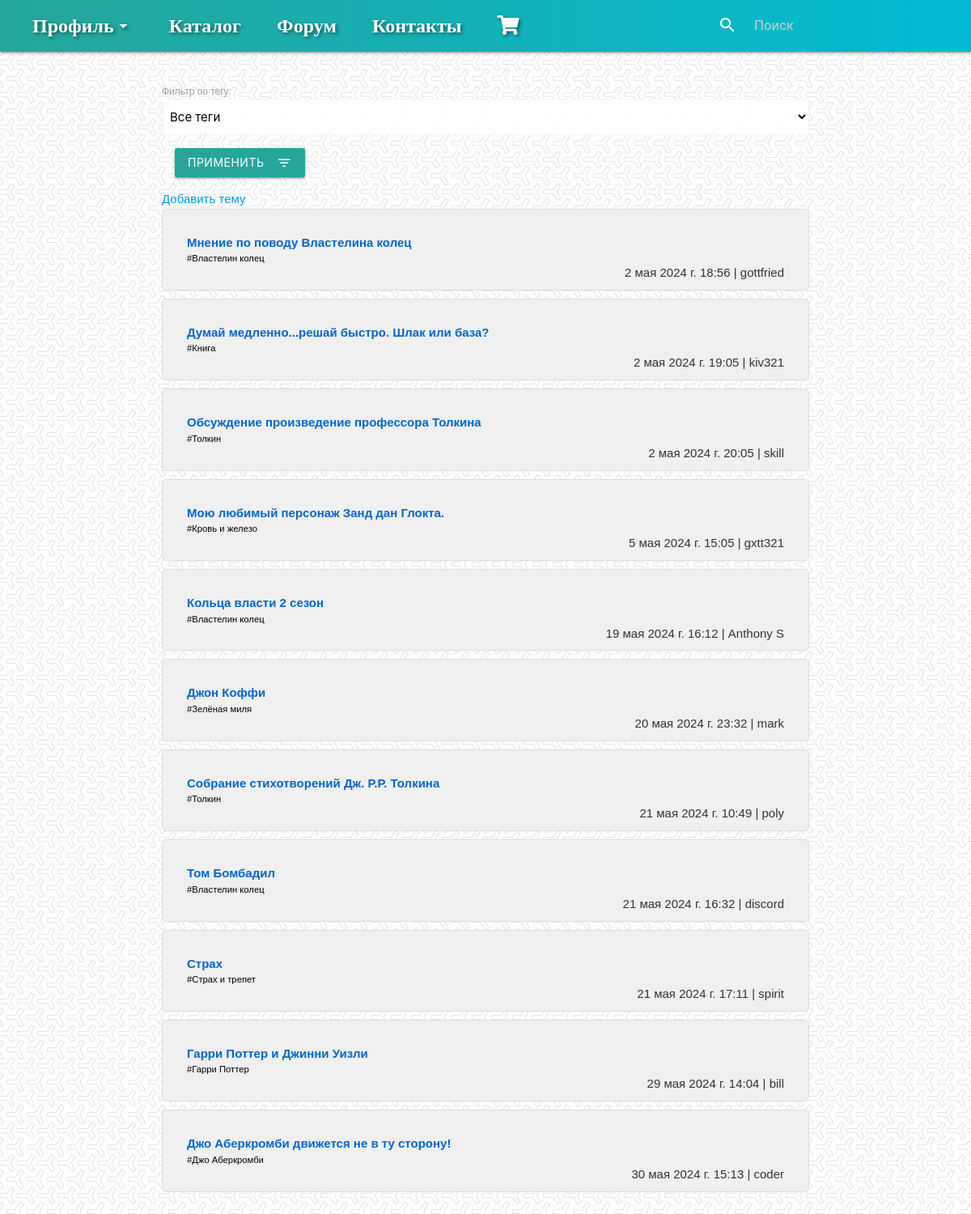
Before: /forum/ with the older database file.
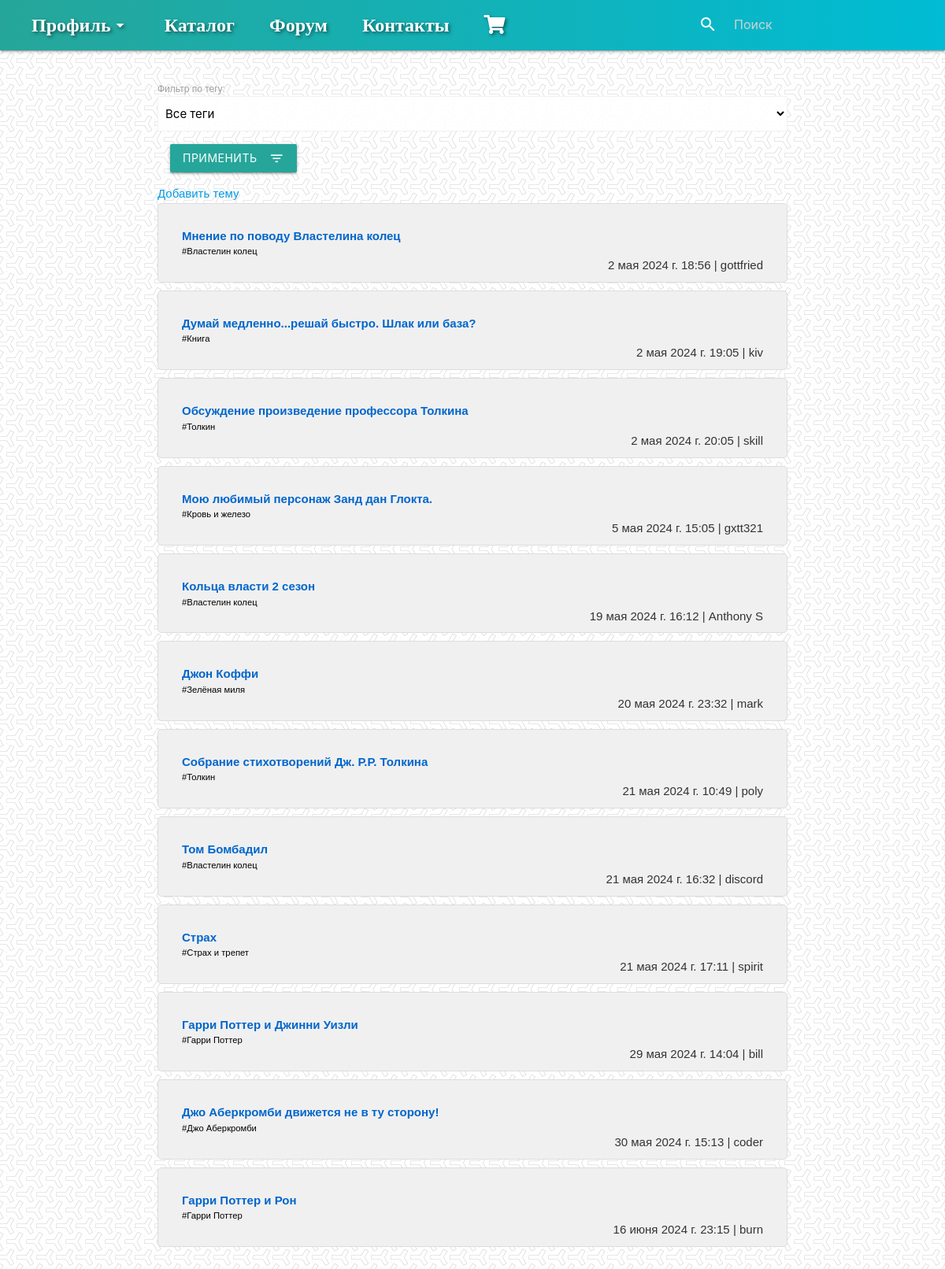
After: the same page with the newer database file.
### shop_app/models.py (models this page shows, shortened)
class ForumTopic(models.Model):
    название = models.CharField(max_length=200)
    creator = models.ForeignKey(User, on_delete=models.CASCADE)
    created_at = models.DateTimeField(auto_now_add=True)
    тег = models.CharField(max_length=50)
    class Meta:
        verbose_name = 'Топик на форуме'
        verbose_name_plural = 'Топики на форуме'

### shop_app/views.py (the view)
# urls.py: path('forum/', forum_view, name='forum'),
def forum_view(request):
    topics = ForumTopic.objects.all()
    теги = ForumTopic.objects.values_list('тег', flat=True).distinct()
    тег_filter = request.GET.get('тег', '')
    return render(request, 'forum.html', {'topics': topics, 'теги': теги, 'тег_filter': тег_filter})

### shop_app/context_processors.py (called while the page is built)
def cart_count(request):
    cart_count = 0
    if request.user.is_authenticated:
        try:
            cart = Cart.objects.get(user=request.user)
            cart_count = cart.books.count()
        except Cart.DoesNotExist:
            pass
    return {'cart_count': cart_count}

### shop_app/templates/forum.html (shortened to what this page needs)
{% extends 'base.html' %}
{% block content %}
<div class="forum-container">
    <form method="get" action="{% url 'forum' %}" class="forum-filter-form">
        <label for="тег" class="forum-filter-label">Фильтр по тегу:</label>
        <select name="тег" id="тег" class="forum-filter-select" style="display: block;">
            <option value="" {% if not тег_filter %}selected{% endif %}>Все теги</option>
        </select>
        <button type="submit" class="btn waves-effect waves-light" style="margin: 2%;display: block; ">Применить<i class="material-icons right">filter_list</i></button>
    </form>
    <a href="{% url 'create_topic' %}" class="create-topic-button">Добавить тему</a>
    <div class="topics-list">
        {% for topic in topics %}
            {% if тег_filter and тег_filter == topic.тег or not тег_filter %}
                <div class="topic-item">
                    <a href="{% url 'topic_detail' topic_id=topic.id %}" class="topic-link">{{ topic.название }}</a><br>
                    <small style="color:black" >#{{ topic.тег }} </small>
                    <p style="float:right;">{{ topic.created_at }} | {{ topic.creator.username }}</p>
                </div>
            {% endif %}
        {% endfor %}
    </div>
</div>
{% endblock %}

### shop_app/templates/base.html (shortened to what this page needs)
{% load static %}
<html lang="ru">
  <head>
    <link
      rel="stylesheet"
      href="https://cdnjs.cloudflare.com/ajax/libs/materialize/1.0.0/css/materialize.min.css"
    />
    <link
      rel="stylesheet"
      href="https://cdnjs.cloudflare.com/ajax/libs/animate.css/4.1.1/animate.min.css"
    />
    <link
      rel="stylesheet"
      href="https://cdnjs.cloudflare.com/ajax/libs/font-awesome/5.15.3/css/all.min.css"
    />
  </head>
  <body>
    <nav style="background: linear-gradient(to right, #26a69a, #00bcd4)">
      <div class="nav-wrapper">
        <div style="font-weight: 700" class="hide-on-med-and-down">
          <a
            class="dropdown-trigger"
            href="#!"
            data-target="dropdown1"
            style="display: inline-flex; align-items: center"
          >
            Профиль <i class="material-icons">arrow_drop_down</i>
          </a>
          <span class="site-title"
            ><a href="{% url 'catalog' %}">Каталог</a></span
          >
          <a href="{% url 'forum' %}">Форум</a>
          <a href="{% url 'contact' %}">Контакты</a>
          <a href="{% url 'cart' %}">
            <i class="fas fa-shopping-cart"></i>
          </a>
        </div>
        <form method="get" action="{% url 'catalog' %}">
          <div class="input-field" style="margin-top: 13px;">
            <input
              id="search"
              type="search"
              name="q"
              placeholder="Поиск"
              value="{% if query %}{{ query }}{% endif %}"
            />
            <label class="label-icon" for="search"
              ><i class="material-icons">search</i></label
            >
            <i class="material-icons">close</i>
          </div>
        </form>
      </div>
    </nav>
    <main>{% block content %}{% endblock %}</main>
  </body>
</html>

### shop_app/templates/forum.html (style rules this page uses)
.forum-container { max-width: 800px; margin: 0 auto; animation: slideInUp 0.5s ease; }
.forum-filter-form { margin-top: 30px; animation: slideInLeft 0.5s ease; }
.topics-list { margin-bottom: 20px; }
.topic-item { border: 1px solid #ddd; padding: 30px; margin-bottom: 10px; border-radius: 5px; background-color: #f0f0f0; animation: slideInRight 0.5s ease; }
.topic-link { text-decoration: none; color: #0066cc; font-weight: bold; }

Changed rows visible on the page:
changed through a linked row, ForumTopic "Думай медленно...решай быстро. Шлак или база?": creator.username "kiv321" → "kiv"
added ForumTopic: название "Гарри Поттер и Рон", тег "Гарри Поттер", created_at "16 июня 2024 г. 23:15", creator.username "burn"
